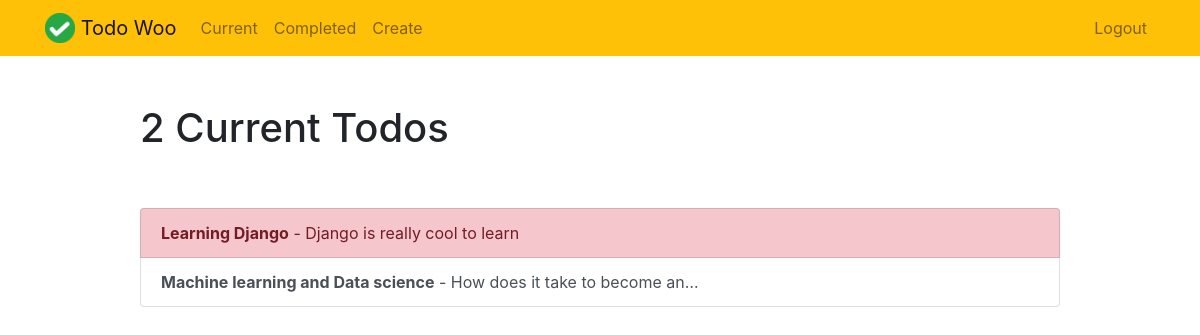
/current/ (signed in), run on an earlier commit of the app's database.
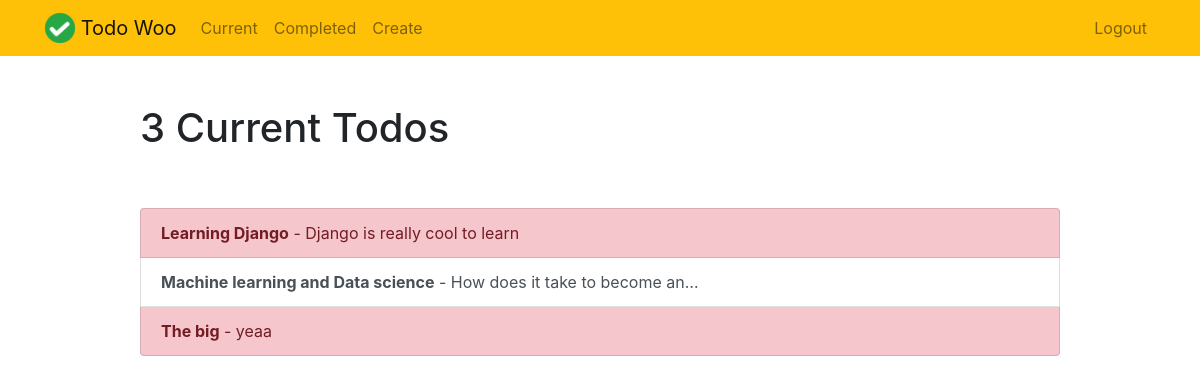
And on a later commit of the database.
### todo/models.py (models this page shows, shortened)
class Todo(models.Model):
    title = models.CharField(max_length=100)
    memo = models.TextField(blank=True)
    created = models.DateTimeField(auto_now_add=True)
    datecompleted = models.DateTimeField(null=True, blank=True)
    important = models.BooleanField(default=False)
    user = models.ForeignKey(User, on_delete=models.CASCADE)

### todo/views.py (the view)
# urls.py: path('current/', views.currenttodos, name='currenttodos'),
@login_required
def currenttodos(request):
    todos = Todo.objects.filter(user=request.user, datecompleted__isnull=True)
    return render(request, 'todo/currenttodos.html', {'todos': todos})

### todo/templates/todo/currenttodos.html
{% extends "todo/base.html" %}
{% block content %}
    <div class="row justify-content-center mt-5">
        <div class="col-md-10">
            {% if todos %}
                 <h1>{{ todos.count }} Current Todo{{ todos.count|pluralize }}</h1>
            {% else %}
                           <h1>Current Todos</h1>
            {% endif %}
        </div>
    </div>
    <div class="row justify-content-center mt-5">
        <div class="col-md-10">
        {% if todos %}
            <div class="list-group">
                {% for todo in todos %}
                    <a href="{% url 'viewtodo' todo.id %}" class="list-group-item list-group-item-action{% if todo.important %} list-group-item-danger{% endif %}"><b>{{ todo.title }}</b>{% if todo.memo %} - {{ todo.memo|truncatechars:30 }}{% endif %}</a>
                {% endfor %}
            </div>
        {% else %}
            <div class="text-center">
                <h2>Looks like you don't have any todos! Nice work.</h2>
            <br>
            <a role="button" class="btn btn-primary" href="{% url 'createtodo' %}">New Todo</a>
            </div>
        {% endif %}
        </div>
    </div>
{% endblock %}

### todo/templates/todo/base.html (shortened to what this page needs)
{% load static %}
<!doctype html>
<html lang="en">
<head>
    <link rel="stylesheet" href="https://stackpath.bootstrapcdn.com/bootstrap/4.4.1/css/bootstrap.min.css">
</head>
<body>
<nav class="navbar navbar-expand-md navbar-light bg-warning">
<div class="container">
    <a class="navbar-brand" href="{% url 'home' %}">
         <img src="{% static 'todo/logo.png' %}" width="30" height="30" class="d-inline-block align-top">
        <span>Todo Woo</span>
    </a>
    <div class="collapse navbar-collapse" id="navbarNav">
    {% if user.is_authenticated %}
        <ul class="navbar-nav mr-auto">
                <li class="nav-item {{ current }}">
                    <a class="nav-link" href="{% url 'currenttodos' %}">Current</a>
                </li>
                <li class="nav-item {{ completed }}">
                    <a class="nav-link" href="{% url 'completedtodos' %}">Completed</a>
                </li>
                <li class="nav-item {{ create }}">
                    <a class="nav-link" href="{% url 'createtodo' %}">Create</a>
                </li>
        </ul>
    {% endif %}
    <ul class="navbar-nav ml-auto">
            {% if user.is_authenticated %}
                <li class="nav-item">
                    <a href="#" onclick="$('#signOutBtn').click()" class="nav-link">Logout</a>
                </li>
            {% endif %}
        </ul>
    </div>
</div>
</nav>
<div class="container">
{% block content %}{% endblock %}
</div>
</body>
</html>

What changed in the data, as far as the page shows it:
added Todo: title "The big", memo "yeaa"
Also different on the page:
{{ todos.count }}: "2" → "3"
